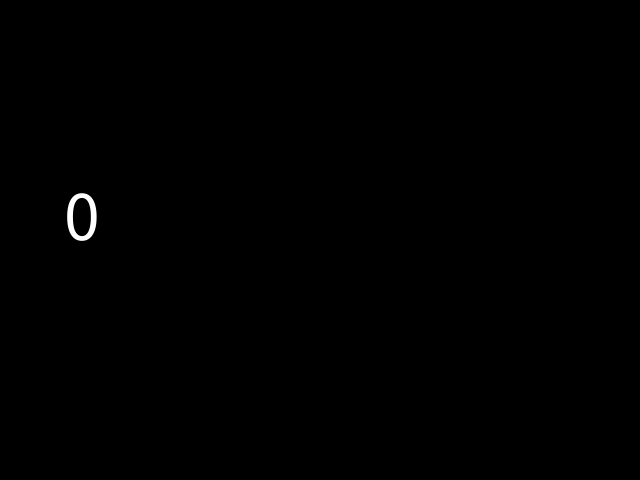
Frame 1 (no input)
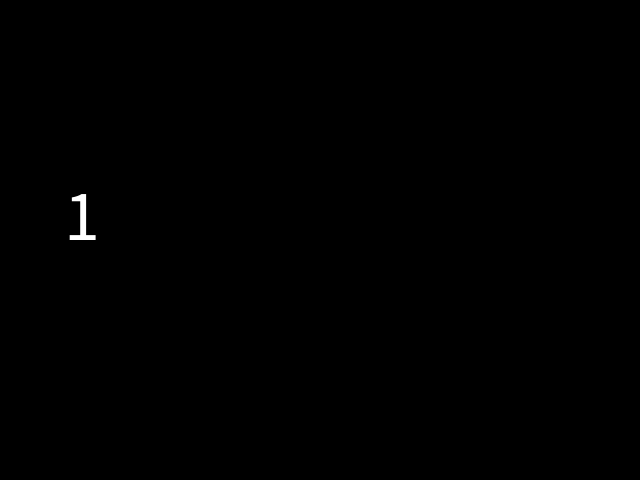
Frame 60 (the mouse pressed at the canvas centre just before this capture)
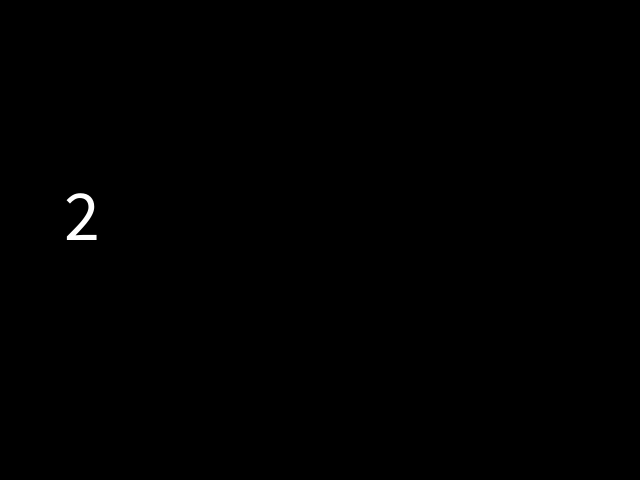
Frame 120 (the mouse held since frame 60 and released just before this capture)

The Processing sketch that drew these frames (run headless with seeded random() and noise(); from frame 60 on, the mouse is pressed at the canvas centre):

// Processing sketch: controlandoSecond
// ── controlandoSecond.pde
String mensaje1, mensaje2, mensaje3;
int segundoSetup, segundoGrafica, segundo;
void setup() {
  surface.setTitle("Funciones TP2 ");
  surface.setResizable(true);
  textSize(72);
  size(640, 480);
  segundoSetup = second();
}

void draw() {
  background(0);
  graficaDeTiempo(second());
  text(segundoGrafica, width/10, height/2);
}

void graficaDeTiempo(int segundoReal) {
  segundo = segundoReal-segundoSetup;
  if (segundo >= 0) {
    segundoGrafica = segundo;
  } else {
    segundoGrafica = segundo + 60;
  }
}
